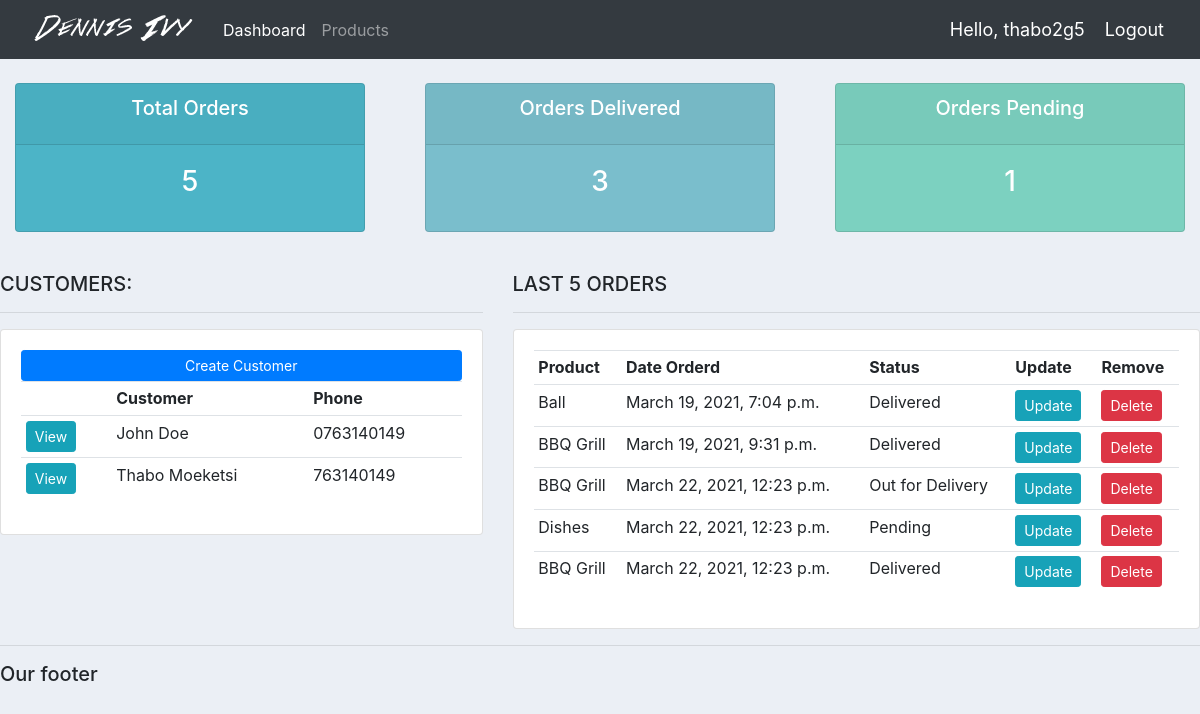
The app's page / (signed in) with its own data.
### accounts/models.py (models this page shows, shortened)
class Customers(models.Model):
    name = models.CharField(max_length=200, null=True)
    phone = models.CharField(max_length=200, null=True)
    email = models.CharField(max_length=200, null=True)
    date_created = models.DateTimeField(auto_now_add=True, null=True)

class Order(models.Model):
    STATUS = (
        ('Pending', 'Pending'),
        ('Out for Delivery', 'Out for Delivery'),
        ('Delivered', 'Delivered'),
    )
    customer = models.ForeignKey(
        Customers, null=True, on_delete=models.SET_NULL)
    product = models.ForeignKey(Product, null=True, on_delete=models.SET_NULL)
    date_created = models.DateTimeField(auto_now_add=True, null=True)
    status = models.CharField(max_length=200, null=True, choices=STATUS)
    note = models.CharField(max_length=1000, null=True, choices=STATUS)

class Product(models.Model):
    CATEGORY = (
        ('Indoor', 'Indoor'),
        ('Outdoor', 'Outdoor'),
    )
    name = models.CharField(max_length=200, null=True)
    price = models.FloatField(null=True)
    category = models.CharField(max_length=200, null=True, choices=CATEGORY)
    description = models.CharField(max_length=200, null=True, blank=True)
    date_created = models.DateTimeField(auto_now_add=True, null=True)
    tag = models.ManyToManyField(Tag)
    def __str__(self):
        return self.name

### accounts/views.py (the view)
# urls.py: path('', views.home, name ='home'),
@login_required(login_url='login')
def home(request):
    orders = Order.objects.all()
    customers = Customers.objects.all()
    total_customers = customers.count()
    total_orders = orders.count()
    delivered = orders.filter(status='Delivered').count()
    pending = orders.filter(status='Pending').count()
    context = {
        'orders': orders,
        'customers': customers,
        'total_customers': total_customers,
        'total_orders': total_orders,
        'delivered': delivered,
        'pending': pending
    }
    return render(request, "accounts/dashboard.html", context)

### accounts/templates/accounts/dashboard.html
{% extends 'accounts/main.html' %} {% block content %} {% include 'accounts/status.html'%}
<br />
<div class="row">
	<div class="col-md-5">
		<h5>CUSTOMERS:</h5>
		<hr />
		<div class="card card-body">
			<a class="btn btn-primary btn-sm btn-block" href="">Create Customer</a>
			<table class="table table-sm">
				<tr>
					<th></th>
					<th>Customer</th>
					<th>Phone</th>
				</tr>
				{% for customer in customers %}
				<tr>
					<td><a class="btn btn-sm btn-info" href="{% url 'customer' customer.id %}">View</a></td>
					<td>{{customer.name}}</td>
					<td>{{customer.phone}}</td>
				</tr>
				{% endfor %}
			</table>
		</div>
	</div>
	<div class="col-md-7">
		<h5>LAST 5 ORDERS</h5>
		<hr />
		<div class="card card-body">
			<table class="table table-sm">
				<tr>
					<th>Product</th>
					<th>Date Orderd</th>
					<th>Status</th>
					<th>Update</th>
					<th>Remove</th>
					{% for order in orders %}
				<tr>
					<td>{{order.product}}</td>
					<td>{{order.date_created}}</td>
					<td>{{order.status}}</td>
					<td><a class="btn btn-sm btn-info" href="{% url 'update_order' order.id %}">Update</a></td>
					<td><a class="btn btn-sm btn-danger" href="{% url 'delete_order' order.id %}">Delete</a></td>
				</tr>
				{% endfor %}
				</tr>
			</table>
		</div>
	</div>
</div>
{% endblock %}

### accounts/templates/accounts/navbar.html (shortened to what this page needs)
{% load static %}
<nav class="navbar navbar-expand-lg navbar-dark bg-dark">
	<a href="{% url 'home'%}"><img src="{% static 'images/logo.png' %}" /></a>
	<div class="collapse navbar-collapse" id="navbarNav">
		<ul class="navbar-nav">
			<li class="nav-item active">
				<a class="nav-link" href="{% url 'home' %}">Dashboard</a>
			</li>
			<li class="nav-item">
				<a class="nav-link" href="{%url 'products' %}">Products</a>
			</li>
		</ul>
	</div>
	<span class="hello-msg">Hello, {{request.user}} </span>
	<span><a class="hello-msg" href="{% url 'logout' %}">Logout</a></span>
</nav>

### static/css/main.css (style rules this page uses)
body { background-color: #ebeff5; }

### accounts/templates/accounts/navbar.html (style rules this page uses)
.hello-msg { font-size: 18px; color: #fff; margin-right: 20px; }

### records on screen
Customers: name "John Doe", phone "0763140149"
Customers: name "Thabo Moeketsi", phone "763140149"
Order: product "Ball", date_created "March 19, 2021, 7:04 p.m.", status "Delivered"
Order: product "BBQ Grill", date_created "March 19, 2021, 9:31 p.m.", status "Delivered"
Order: product "BBQ Grill", date_created "March 22, 2021, 12:23 p.m.", status "Out for Delivery"
Order: product "Dishes", date_created "March 22, 2021, 12:23 p.m.", status "Pending"
Order: product "BBQ Grill", date_created "March 22, 2021, 12:23 p.m.", status "Delivered"

### other values on screen
{{ request.user }} "thabo2g5"
{{ total_orders }} "5"
{{ delivered }} "3"
{{ pending }} "1"
